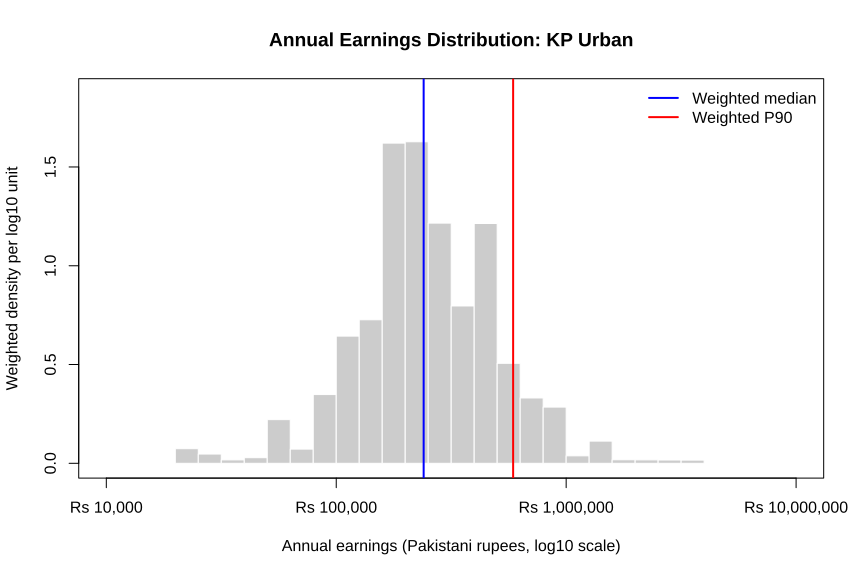

Reproduce this figure in R.
# ECO346 Assignment 1
# Variant 5: Khyber Pakhtunkhwa Urban
# Question 2: Weighted Earnings Distribution

# Load the person-level and household-level datasets
person <- read.csv("data/pslm_person_subset.csv")
household <- read.csv("data/pslm_hh_subset.csv")

# Join household weights and location information to the person data
combined <- merge(
  person,
  household[, c("hhid", "hhweight", "prov_code", "urban_rural")],
  by = "hhid"
)

# Select KP urban observations
kp_urban <- subset(
  combined,
  prov_code == 1 & urban_rural == 2
)

# Keep earners aged 15–64 with positive annual earnings
earners <- subset(
  kp_urban,
  age >= 15 & age <= 64 & earn_annual > 0
)

# Check the number of qualifying earners
nrow(earners)
# Calculate weighted earnings percentiles
weighted_quantile <- function(x, w, probs) {
  keep <- !is.na(x) & !is.na(w) & w > 0
  x <- x[keep]
  w <- w[keep]
  
  ord <- order(x)
  x <- x[ord]
  w <- w[ord]
  
  cumulative_weight <- cumsum(w) / sum(w)
  
  sapply(probs, function(p) {
    x[which(cumulative_weight >= p)[1]]
  })
}

# Weighted 10th, 50th, and 90th percentiles
weighted_results <- weighted_quantile(
  x = earners$earn_annual,
  w = earners$hhweight,
  probs = c(0.10, 0.50, 0.90)
)

names(weighted_results) <- c("P10", "Median", "P90")

# Display the weighted percentiles in whole rupees
round(weighted_results)

# Calculate the unweighted median
unweighted_median <- median(
  earners$earn_annual,
  na.rm = TRUE
)

cat("Unweighted median:", round(unweighted_median), "\n")

# Calculate the P90-to-median ratio
ratio <- weighted_results["P90"] / weighted_results["Median"]

cat("P90-to-median ratio:", round(ratio, 2), "\n")

# Count observations excluded from the earnings analysis
excluded <- nrow(kp_urban) - nrow(earners)

cat("KP urban observations:", nrow(kp_urban), "\n")
cat("Qualifying earners:", nrow(earners), "\n")
cat("Excluded observations:", excluded, "\n")
# Create the weighted earnings distribution

# Convert annual earnings to log10 values
log_earnings <- log10(earners$earn_annual)

# Define bins from log10(earnings) = 4 to 7
breaks <- seq(4, 7, by = 0.1)

# Keep observations within the specified bin range
in_range <- log_earnings >= 4 & log_earnings <= 7

plot_data <- log_earnings[in_range]
plot_weights <- earners$hhweight[in_range]

# Calculate weighted density for each bin
bin_index <- findInterval(plot_data, breaks, rightmost.closed = TRUE)

# Put observations at the upper boundary into the last bin
bin_index[bin_index == length(breaks)] <- length(breaks) - 1

weighted_bin_counts <- tapply(
  plot_weights,
  bin_index,
  sum
)

weighted_density <- rep(0, length(breaks) - 1)

weighted_density[as.integer(names(weighted_bin_counts))] <-
  weighted_bin_counts / sum(earners$hhweight) / 0.1

# Save the graph as an SVG file
svglite::svglite(
  "figures/q2_earnings_distribution.svg",
  width = 9,
  height = 6
)

plot(
  breaks[-length(breaks)] + 0.05,
  weighted_density,
  type = "n",
  xlim = c(4, 7),
  ylim = c(0, max(weighted_density) * 1.15),
  xlab = "Annual earnings (Pakistani rupees, log10 scale)",
  ylab = "Weighted density per log10 unit",
  xaxt = "n",
  main = "Annual Earnings Distribution: KP Urban"
)
axis(
  1,
  at = c(4, 5, 6, 7),
  labels = c("Rs 10,000", "Rs 100,000", "Rs 1,000,000", "Rs 10,000,000")
)

rect(
  breaks[-length(breaks)],
  0,
  breaks[-1],
  weighted_density,
  col = "grey80",
  border = "white"
)

abline(v = log10(weighted_results["Median"]), col = "blue", lwd = 2)
abline(v = log10(weighted_results["P90"]), col = "red", lwd = 2)

legend(
  "topright",
  legend = c("Weighted median", "Weighted P90"),
  col = c("blue", "red"),
  lwd = 2,
  bty = "n"
)

dev.off()

# Report how many observations fall outside the bin range
cat("Observations outside the plotted range:", sum(!in_range), "\n")
